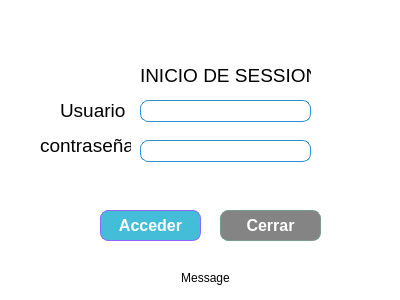
<?xml version="1.0" encoding="UTF-8"?>
<ui version="4.0">
 <class>Dialog</class>
 <widget class="QDialog" name="Dialog">
  <property name="geometry">
   <rect>
    <x>0</x>
    <y>0</y>
    <width>400</width>
    <height>300</height>
   </rect>
  </property>
  <property name="windowTitle">
   <string>Dialog</string>
  </property>
  <property name="styleSheet">
   <string notr="true">background-color: rgb(255, 255, 255);</string>
  </property>
  <widget class="QLabel" name="label">
   <property name="geometry">
    <rect>
     <x>60</x>
     <y>90</y>
     <width>71</width>
     <height>41</height>
    </rect>
   </property>
   <property name="text">
    <string>&lt;html&gt;&lt;head/&gt;&lt;body&gt;&lt;p&gt;&lt;span style=&quot; font-size:14pt;&quot;&gt;Usuario&lt;/span&gt;&lt;/p&gt;&lt;/body&gt;&lt;/html&gt;</string>
   </property>
  </widget>
  <widget class="QLabel" name="label_2">
   <property name="geometry">
    <rect>
     <x>40</x>
     <y>130</y>
     <width>91</width>
     <height>31</height>
    </rect>
   </property>
   <property name="text">
    <string>&lt;html&gt;&lt;head/&gt;&lt;body&gt;&lt;p&gt;&lt;span style=&quot; font-size:14pt;&quot;&gt;contraseña&lt;/span&gt;&lt;/p&gt;&lt;/body&gt;&lt;/html&gt;</string>
   </property>
  </widget>
  <widget class="QLineEdit" name="TexUsuario">
   <property name="geometry">
    <rect>
     <x>140</x>
     <y>100</y>
     <width>171</width>
     <height>22</height>
    </rect>
   </property>
   <property name="styleSheet">
    <string notr="true">border: 1px solid #2d8ecb ;
border-radius:8px;

</string>
   </property>
  </widget>
  <widget class="QLineEdit" name="TxClave">
   <property name="geometry">
    <rect>
     <x>140</x>
     <y>140</y>
     <width>171</width>
     <height>22</height>
    </rect>
   </property>
   <property name="styleSheet">
    <string notr="true">border:1px solid #2d8ecb;;
border-radius:8px;
</string>
   </property>
   <property name="echoMode">
    <enum>QLineEdit::Password</enum>
   </property>
  </widget>
  <widget class="QLabel" name="label_3">
   <property name="geometry">
    <rect>
     <x>140</x>
     <y>60</y>
     <width>171</width>
     <height>31</height>
    </rect>
   </property>
   <property name="text">
    <string>&lt;!DOCTYPE HTML PUBLIC &quot;-//W3C//DTD HTML 4.0//EN&quot; &quot;http://www.w3.org/TR/REC-html40/strict.dtd&quot;&gt;
&lt;html&gt;&lt;head&gt;&lt;meta name=&quot;qrichtext&quot; content=&quot;1&quot; /&gt;&lt;meta charset=&quot;utf-8&quot; /&gt;&lt;style type=&quot;text/css&quot;&gt;
p, li { white-space: pre-wrap; }
hr { height: 1px; border-width: 0; }
li.unchecked::marker { content: &quot;\2610&quot;; }
li.checked::marker { content: &quot;\2612&quot;; }
&lt;/style&gt;&lt;/head&gt;&lt;body style=&quot; font-family:'Segoe UI'; font-size:9pt; font-weight:400; font-style:normal;&quot;&gt;
&lt;p align=&quot;center&quot; style=&quot; margin-top:0px; margin-bottom:0px; margin-left:0px; margin-right:0px; -qt-block-indent:0; text-indent:0px;&quot;&gt;&lt;span style=&quot; font-size:14pt;&quot;&gt;INICIO DE SESSION&lt;/span&gt;&lt;/p&gt;&lt;/body&gt;&lt;/html&gt;</string>
   </property>
  </widget>
  <widget class="QPushButton" name="Aceptar">
   <property name="geometry">
    <rect>
     <x>100</x>
     <y>210</y>
     <width>101</width>
     <height>31</height>
    </rect>
   </property>
   <property name="font">
    <font>
     <pointsize>12</pointsize>
     <bold>true</bold>
    </font>
   </property>
   <property name="cursor">
    <cursorShape>OpenHandCursor</cursorShape>
   </property>
   <property name="styleSheet">
    <string notr="true">background-color:rgb(67, 189, 216);

color:rgb(255, 255, 255);
border-radius:8px;
border: 1px solid #9166ff;
</string>
   </property>
   <property name="text">
    <string>Acceder</string>
   </property>
  </widget>
  <widget class="QPushButton" name="Cerrar">
   <property name="geometry">
    <rect>
     <x>220</x>
     <y>210</y>
     <width>101</width>
     <height>31</height>
    </rect>
   </property>
   <property name="font">
    <font>
     <pointsize>12</pointsize>
     <bold>true</bold>
    </font>
   </property>
   <property name="styleSheet">
    <string notr="true">background-color:rgb(132, 132, 132);
border-radius:8px;
border: 1px solid #799d95;
color:rgb(255, 255, 255);</string>
   </property>
   <property name="text">
    <string>Cerrar</string>
   </property>
  </widget>
  <widget class="QLabel" name="lblMesg">
   <property name="geometry">
    <rect>
     <x>140</x>
     <y>270</y>
     <width>131</width>
     <height>16</height>
    </rect>
   </property>
   <property name="layoutDirection">
    <enum>Qt::LeftToRight</enum>
   </property>
   <property name="text">
    <string>Message</string>
   </property>
   <property name="alignment">
    <set>Qt::AlignCenter</set>
   </property>
  </widget>
 </widget>
 <resources/>
 <connections/>
</ui>
